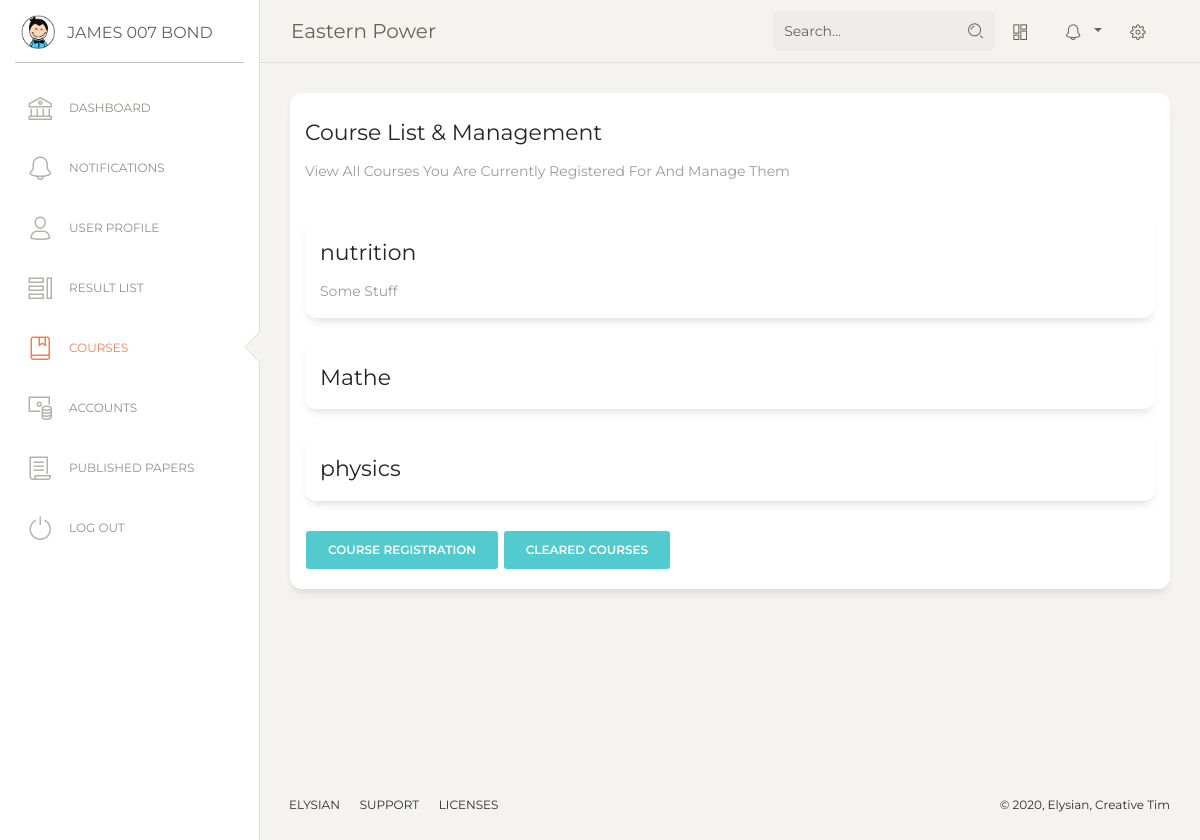
The page /headway/courses/ (signed in) on the database its author committed.
### headway/models.py (models this page shows, shortened)
class User(AbstractUser):
    username_validator = UnicodeUsernameValidator()
    username = models.CharField(
        _('username'),
        max_length=150,
        unique=True,
        help_text=_('Enter a Student ID for student Accounts or Email for lecturer Accounts.'),
        validators=[username_validator],
        error_messages={
            'unique': _("A user with that username already exists."),
        },
    )
    email = models.EmailField(_('email address'), blank=True, unique=True)
    middle_name = models.CharField(max_length=50, blank=True, null=True)
    is_student = models.BooleanField(default=True)
    is_lecturer = models.BooleanField(default=False)
    is_admin = models.BooleanField(default=False)
    institution = models.ForeignKey(Institution, on_delete=models.CASCADE, null=True)
    USERNAME_FIELD = 'username'
    REQUIRED_FIELDS = ['email']
    def get_full_name(self):
        if self.middle_name:
            full_name = '%s %s %s' % (self.first_name, self.middle_name, self.last_name)
        else:
            full_name = '%s %s' % (self.first_name, self.last_name)
        return full_name
    def __str__(self):
        return self.get_full_name()

class Institution(models.Model):
    name = models.CharField(max_length=100, help_text='Enter Institution Name')
    active_subscription = models.BooleanField(default=True)
    subscription_type = models.CharField(max_length=1)  # add choices
    subscription_start = models.DateField(auto_created=True, auto_now_add=True)
    subscription_end = models.DateField()
    short_name = models.CharField(max_length=10, default='INSTITUTE', help_text='Enter A Short Abbreviation Of'
                                                                                'Your Institutes Name '
                                                                                '(10 Characters Max.)')

class Course(models.Model):
    institution = models.ForeignKey(Institution, on_delete=models.DO_NOTHING)
    name = models.CharField(max_length=200)
    code = models.CharField(max_length=20, default='CODE_default', help_text='Enter Course Code')
    summary = models.TextField(max_length=600, null=True, blank=True)
    program = models.ForeignKey(Program, on_delete=models.CASCADE)
    credits = models.IntegerField(null=True, default=0)
    mandatory = models.BooleanField(default=True)
    year = models.IntegerField(choices=YEARS, default=1)
    semester = models.IntegerField(choices=SEMESTER, default=1)
    course_lecturer = models.ManyToManyField('Lecturer', related_name='course_teacher', blank=True)
    def __str__(self):
        return self.name

### headway/views.py (the view)
# urls.py: path('courses/', views.Courses.as_view(), name='courses'),
class Courses(TemplateView):
    template_name = 'headway/courses.html'
    def get(self, request, *args, **kwargs):
        courses = []
        if request.user.is_student:
            student = request.user.student
            register = CourseRegister.objects.filter(student=student, cleared=False)
            for entry in register:
                course = Course.objects.get(pk=entry.course.id)
                courses.append(course)
        if request.user.is_lecturer:
            lecturer = request.user.lecturer
            courses = Course.objects.filter(Q(institution=self.request.user.institution) &
                                            Q(course_lecturer=lecturer))
        context = {'courses': courses, }
        return render(request, self.template_name, context)

### templates/headway/courses.html (shortened to what this page needs)
{% extends 'headway/base.html' %}
{% block content %}
    <div class="content">
    {% if request.user.is_student %}
        <div class="row">
          <div class="col-md-12">
            <div class="card demo-icons">
              <div class="card-header">
                <h5 class="card-title">Course List & Management</h5>
                <p class="card-category">
                    View All Courses You are Currently Registered For And Manage Them
                </p>
              </div>
              <div class="card-body all-icons">
                  {% for course in courses %}
                  <div class="card ">
                      <div class="card-header ">
                        <h5 class="card-title">{{ course }}</h5>
                        <p class="card-category">{{ course.summary }}</p>
                      </div>
                    </div>
                  {% endfor %}
                  <a href="{% url 'headway:course_registration' %}" class="btn btn-primary">Course Registration</a>
                  <a href="{% url 'headway:completed_courses' %}" class="btn btn-primary">Cleared Courses</a>
              </div>
            </div>
          </div>
        </div>
    {% endif %}
    </div>
{% endblock content %}

### templates/headway/base.html (shortened to what this page needs)
{% load static %}
<!DOCTYPE html>
<html lang="en">
<head>
  <link href="https://maxcdn.bootstrapcdn.com/font-awesome/latest/css/font-awesome.min.css" rel="stylesheet">
  <link href="{% static 'assets/css/bootstrap.min.css' %}" rel="stylesheet" />
  <link href="{% static 'assets/css/paper-dashboard.css' %}" rel="stylesheet" />
</head>
<body class="">
  <div class="wrapper ">
    <div class="sidebar" data-color="white" data-active-color="danger">
      <div class="logo">
        <a href="#" class="simple-text logo-mini">
          <div class="logo-image-small">
            <img src="{% static 'assets/img/logo-small.png' %}">
          </div>
        </a>
        <a href="#" class="simple-text logo-normal">
          {{ request.user}}
        </a>
      </div>
    <!-- loading urls for purpose of showing active tubs
    {% url 'headway:student_home' as student_home %} {% url 'headway:lecturer_home' as lecturer_home %}
        {% url 'headway:result_list' as results %} {% url 'login' as login %} {% url 'headway:icons' as icons %}
    {% url 'headway:notifications' as notifications %} {% url 'headway:user' as user %}
        {% url 'headway:papers' as papers %}  {% url 'headway:courses' as courses_dir %}
    {% url 'headway:student_accounts' as accounts_dir %}-->
      <div class="sidebar-wrapper">
        <ul class="nav">
          <li{% if request.path == student_home %} class="active" {% endif%} >
              {% if request.user.is_lecturer %}
                   <a href="{% url 'headway:lecturer_home' %}">
              {% else %}
                  <a href="{% url 'headway:student_home' %}">
              {% endif %}
              <i class="nc-icon nc-bank"></i>
              <p>Dashboard</p>
            </a>
          </li>
          <li {% if request.path == notifications %} class="active"{% endif %}>
            <a href="{% url 'headway:notifications' %}">
              <i class="nc-icon nc-bell-55"></i>
              <p>Notifications</p>
            </a>
          </li>
          <li {% if request.path == user %} class="active"{% endif %}>
            <a href="{% url 'headway:user' %}">
              <i class="nc-icon nc-single-02"></i>
              <p>User Profile</p>
            </a>
          </li>
          <li {% if request.path == results %}class="active"{% endif %}>
            <a href="{% url 'headway:result_list' %}">
              <i class="nc-icon nc-tile-56"></i>
              <p>Result List</p>
            </a>
          </li>
        <li {% if request.path == courses_dir %}class="active"{% endif %}>
            <a href="{% url 'headway:courses' %}">
              <i class="nc-icon nc-book-bookmark"></i>
              <p>Courses</p>
            </a>
          </li>
        {% if request.user.is_student %}
        <li {% if request.path == accounts_dir %}class="active"{% endif %}>
            <a href="{% url 'headway:student_accounts' %}">
              <i class="nc-icon nc-money-coins"></i>
              <p>Accounts</p>
            </a>
          </li>
        {% endif %}
          <li {% if request.path == papers %}class="active"{% endif %}>
            <a href="{% url 'headway:papers' %}">
              <i class="nc-icon nc-paper"></i>
              <p>Published Papers</p>
            </a>
          </li>
          <li class="active-pro">
            <a href="{% url 'logout' %}">
              <i class="nc-icon nc-button-power"></i>
              <p>Log Out</p>
            </a>
          </li>
        </ul>
      </div>
    </div>
    <div class="main-panel">
      <nav class="navbar navbar-expand-lg navbar-absolute fixed-top navbar-transparent">
        <div class="container-fluid">
          <div class="navbar-wrapper">
            <a class="navbar-brand" href="#">{{ request.user.institution.name }}</a>
          </div>
          <div class="collapse navbar-collapse justify-content-end" id="navigation">
            <form method="get" action="{% url 'headway:search' %}">
              <div class="input-group no-border">
                <input type="text" value="{{ request.GET.q }}" class="form-control" placeholder="Search..." name="q">
                <div class="input-group-append">
                  <div class="input-group-text">
                    <i class="nc-icon nc-zoom-split"></i>
                  </div>
                </div>
              </div>
            </form>
            <ul class="navbar-nav">
              <li class="nav-item">
                <a class="nav-link btn-magnify" href="#">
                  <i class="nc-icon nc-layout-11"></i>
                </a>
              </li>
              <li class="nav-item btn-rotate dropdown">
                <a class="nav-link dropdown-toggle" href="http://example.com" id="navbarDropdownMenuLink" data-toggle="dropdown" aria-haspopup="true" aria-expanded="false">
                  <i class="nc-icon nc-bell-55"></i>
                </a>
              </li>
              <li class="nav-item">
                <a class="nav-link btn-rotate" href="#">
                  <i class="nc-icon nc-settings-gear-65"></i>
                </a>
              </li>
            </ul>
          </div>
        </div>
      </nav>
      <div class="content">
          {% block content %}
          {% endblock %}
      </div>
      <footer class="footer footer-black  footer-white ">
        <div class="container-fluid">
          <div class="row">
            <nav class="footer-nav">
              <ul>
                <li>
                  <a href="#" target="_blank">Elysian</a>
                </li>
                <li>
                  <a href="#" target="_blank">Support</a>
                </li>
                <li>
                  <a href="#" target="_blank">Licenses</a>
                </li>
              </ul>
            </nav>
            <div class="credits ml-auto">
              <span class="copyright">
                ©
                , Elysian, Creative Tim
              </span>
            </div>
          </div>
        </div>
      </footer>
    </div>
  </div>
</body>
</html>

### rows shown on the page
User: user "JAMES 007 BOND", user.institution.name "Eastern Power"
Course: name "nutrition", summary "Some Stuff"
Course: name "Mathe"
Course: name "physics"
